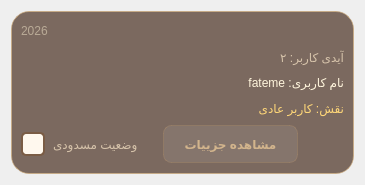
<?xml version="1.0" encoding="UTF-8"?>
<ui version="4.0">
 <class>UserCard</class>
 <widget class="QWidget" name="UserCard">
  <property name="geometry">
   <rect>
    <x>0</x>
    <y>0</y>
    <width>365</width>
    <height>185</height>
   </rect>
  </property>
  <property name="windowTitle">
   <string>Form</string>
  </property>
  <layout class="QVBoxLayout" name="verticalLayout_2">
   <item>
    <widget class="QFrame" name="frame">
     <property name="styleSheet">
      <string notr="true">QFrame#frame {
    background-color: rgba(75, 50, 35, 180);
    border: 1px solid rgba(205, 170, 120, 170);
    border-radius: 18px;
}

QFrame#frame:hover {
    background-color: rgba(88, 60, 42, 210);
    border: 1px solid rgb(235, 200, 140);
}


QLabel#username_label {
    color: rgb(255, 245, 220);
    font: 700 16px &quot;Vazirmatn&quot;;
    border: none;
    background: transparent;
}


QLabel#id_label {
    color: rgb(214, 195, 170);
    font: 12pt &quot;Vazirmatn&quot;;
    border: none;
    background: transparent;
}


QLabel#date_label {
    color: rgb(185, 170, 150);
    font: 10pt &quot;Vazirmatn&quot;;
    border: none;
    background: transparent;
}


QLabel#role_label {
    color: rgb(255, 215, 120);
    font: bold 11pt &quot;Vazirmatn&quot;;
    border: none;
    background: transparent;
}</string>
     </property>
     <property name="frameShape">
      <enum>QFrame::StyledPanel</enum>
     </property>
     <property name="frameShadow">
      <enum>QFrame::Raised</enum>
     </property>
     <layout class="QVBoxLayout" name="verticalLayout">
      <item>
       <widget class="QLabel" name="date_label">
        <property name="text">
         <string>2026</string>
        </property>
       </widget>
      </item>
      <item>
       <widget class="QLabel" name="id_label">
        <property name="text">
         <string>آیدی کاربر: ۲</string>
        </property>
        <property name="wordWrap">
         <bool>true</bool>
        </property>
       </widget>
      </item>
      <item>
       <widget class="QLabel" name="username_label">
        <property name="text">
         <string>نام کاربری: fateme</string>
        </property>
        <property name="wordWrap">
         <bool>true</bool>
        </property>
       </widget>
      </item>
      <item>
       <widget class="QLabel" name="role_label">
        <property name="text">
         <string>نقش: کاربر عادی</string>
        </property>
        <property name="wordWrap">
         <bool>true</bool>
        </property>
       </widget>
      </item>
      <item>
       <layout class="QHBoxLayout" name="horizontalLayout">
        <item>
         <widget class="QCheckBox" name="block_checkBox">
          <property name="styleSheet">
           <string notr="true">QCheckBox {
    color: rgb(214, 195, 170);
    font: 10pt &quot;Vazirmatn&quot;;
    border: none;
    background: transparent;
    spacing: 8px;
}
QCheckBox::indicator {
    width: 20px;
    height: 20px;
    border: 2px solid #7A5C45;
    border-radius: 5px;
    background: #FFF8EE;
}

QCheckBox::indicator:hover {
    border-color: #9A775B;
}

QCheckBox::indicator:checked {
    background: #6F4E37;
    border: 2px solid #5A3F2C;
    image: url(://resources/check.svg);
}

QCheckBox::indicator:pressed {
    background: #5A3F2C;
}

QCheckBox::indicator:unchecked:hover {
    background-color: #E8D7BF;
    border: 2px solid #8A6548;
}

QCheckBox::indicator:checked:hover {
    background-color: #7B5740;
    border: 2px solid #A57C5A;
    image: url(://resources/check.svg);
}</string>
          </property>
          <property name="text">
           <string>وضعیت مسدودی</string>
          </property>
         </widget>
        </item>
        <item>
         <widget class="QPushButton" name="back_pushButton">
          <property name="minimumSize">
           <size>
            <width>90</width>
            <height>38</height>
           </size>
          </property>
          <property name="styleSheet">
           <string notr="true">QPushButton {
    background-color: rgba(255, 255, 255, 0.08); /* پس‌زمینه شیشه‌ای بسیار ملو */
    border: 1px solid rgba(193, 154, 107, 0.25); /* مرز کاراملی شفاف */
    border-radius: 8px; /* گوشه‌های نرم کلاسیک */
    color: #D2B48C; /* رنگ متنی خامه ای/نسکافه‌ای روشن */
    font-size: 12px;
    font-weight: bold;
    font-family: &quot;Segoe UI&quot;, &quot;Tahoma&quot;;
    padding: 6px 14px;
    min-height: 24px;
}

/* حالت Hover (وقتی موس روی دکمه می‌رود) */
QPushButton:hover {
    background-color: rgba(139, 90, 43, 0.35); /* شیشه کاراملی غلیظ‌تر */
    border: 1px solid #C19A6B; /* لبه طلایی خامه ای */
    color: #FFF; /* متن کاملا سفید و درخشان */
}

/* حالت Pressed (وقتی روی دکمه کلیک می‌شود) */
QPushButton:pressed {
    background-color: rgba(111, 78, 55, 0.6); /* رنگ قهوه‌ای تیره فشرده شده */
    border: 1px solid #8B5A2B;
    padding-left: 16px; /* افکت کلیک کوچک ملو (متمایل شدن متن به راست) */
}</string>
          </property>
          <property name="text">
           <string>مشاهده جزییات</string>
          </property>
         </widget>
        </item>
        <item>
         <widget class="QPushButton" name="delete_pushButton">
          <property name="sizePolicy">
           <sizepolicy hsizetype="Fixed" vsizetype="Fixed">
            <horstretch>0</horstretch>
            <verstretch>0</verstretch>
           </sizepolicy>
          </property>
          <property name="minimumSize">
           <size>
            <width>40</width>
            <height>40</height>
           </size>
          </property>
          <property name="maximumSize">
           <size>
            <width>40</width>
            <height>40</height>
           </size>
          </property>
          <property name="styleSheet">
           <string notr="true">    background: none;
    background-color: transparent;

    border: 1px solid transparent;</string>
          </property>
          <property name="text">
           <string/>
          </property>
          <property name="icon">
           <iconset resource="../resources.qrc">
            <normaloff>:/resources/delete_icon.png</normaloff>:/resources/delete_icon.png</iconset>
          </property>
          <property name="iconSize">
           <size>
            <width>26</width>
            <height>26</height>
           </size>
          </property>
         </widget>
        </item>
       </layout>
      </item>
     </layout>
    </widget>
   </item>
  </layout>
 </widget>
 <resources>
  <include location="../resources.qrc"/>
 </resources>
 <connections/>
</ui>
